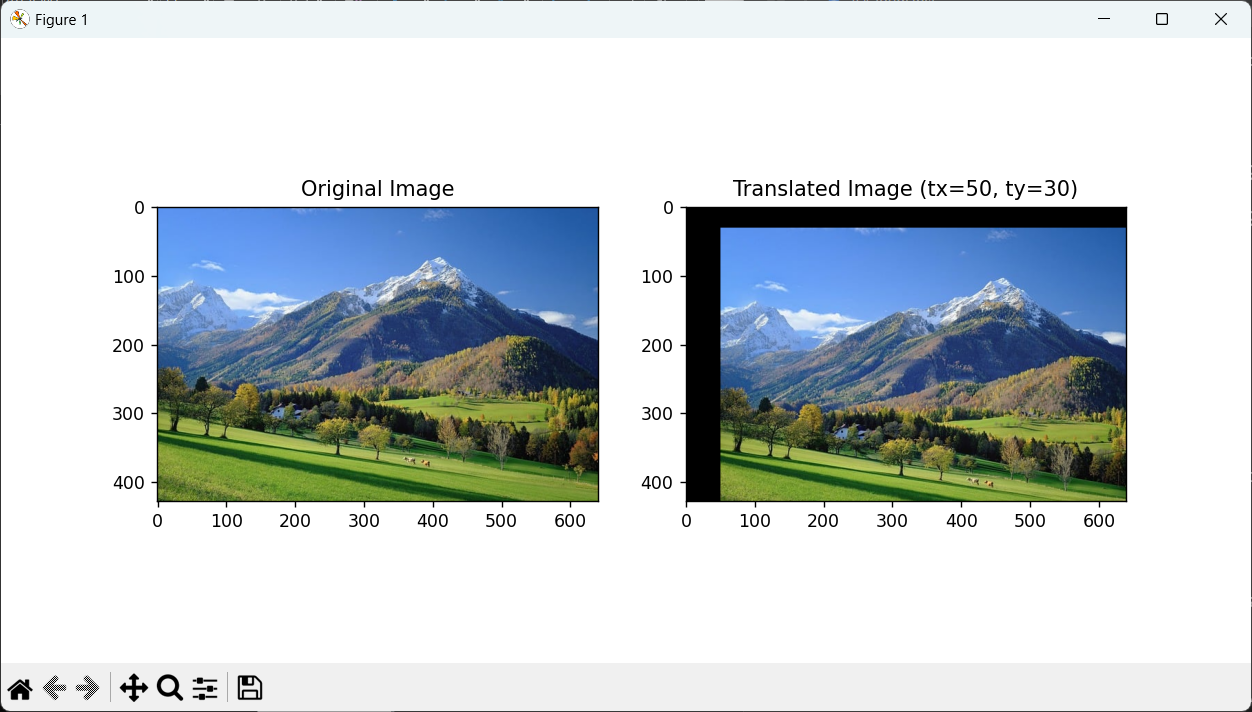

This chart was generated by the following Python code:
import numpy as np
import imageio as img
import matplotlib.pyplot as plt

def translateImage(image, tx, ty):
    # Mendapatkan ukuran gambar
    height, width = image.shape[:2]
    
    # Membuat gambar kosong dengan ukuran baru (untuk translasi)
    translated_image = np.zeros_like(image)
    
    # Melakukan translasi
    for y in range(height):
        for x in range(width):
            # Koordinat baru
            new_x = x + tx
            new_y = y + ty
            
            # Memastikan koordinat baru tidak keluar dari batas gambar
            if 0 <= new_x < width and 0 <= new_y < height:
                translated_image[new_y, new_x] = image[y, x]
    
    return translated_image

# Load gambar
image = img.imread('D:\\gunung.jpg')

# Jika gambar memiliki 4 saluran (RGBA), konversi ke RGB
if image.shape[-1] == 4:
    image = image[:, :, :3]

# Translasi gambar (tx = 50 piksel ke kanan, ty = 30 piksel ke bawah)
tx, ty = 50, 30
translated_image = translateImage(image, tx, ty)

# Menampilkan hasil
plt.figure(figsize=(10, 5))
plt.subplot(1, 2, 1)
plt.title("Original Image")
plt.imshow(image)

plt.subplot(1, 2, 2)
plt.title(f"Translated Image (tx={tx}, ty={ty})")
plt.imshow(translated_image)

plt.show()
